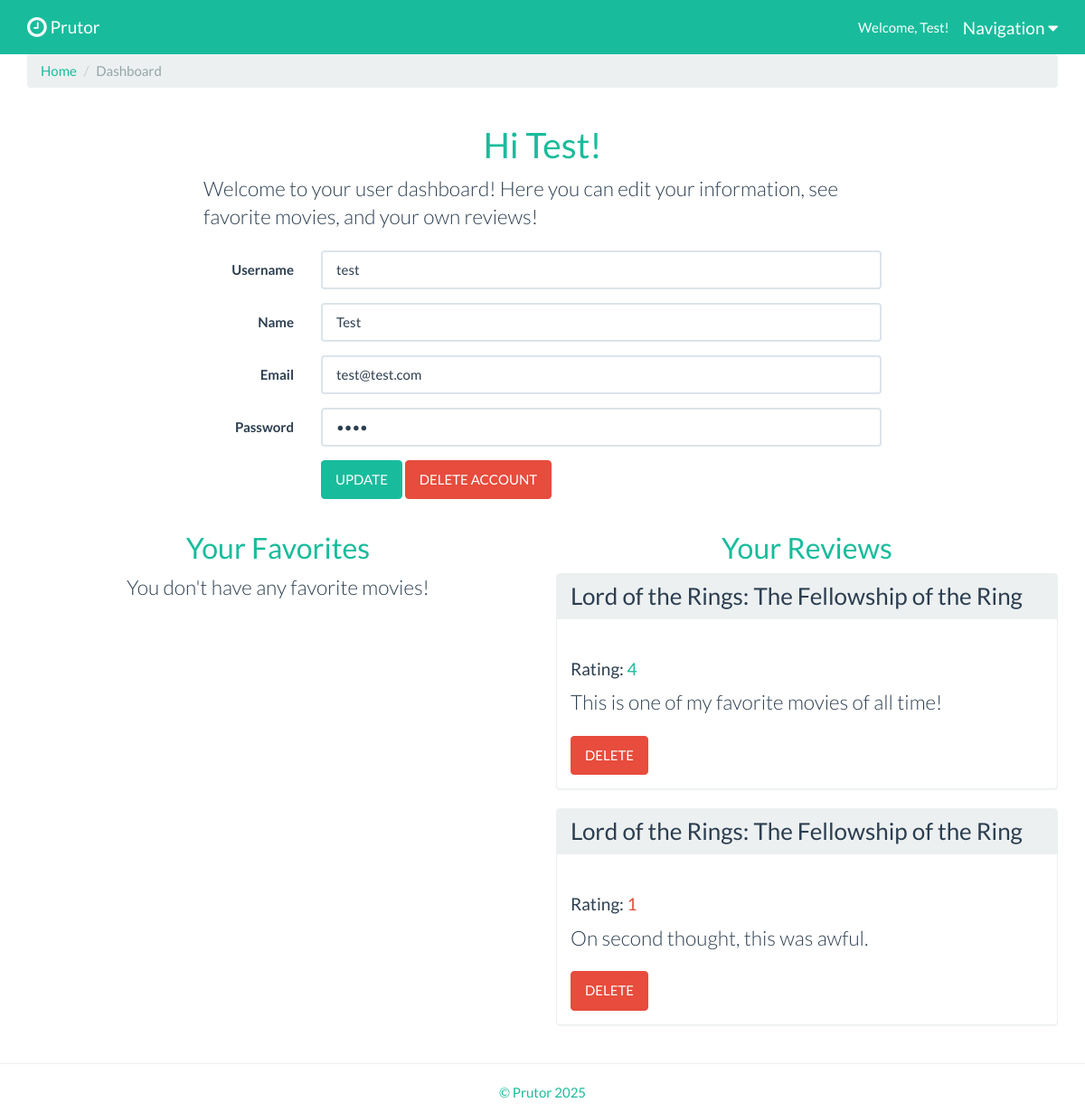
The page /useraccount.php (signed in) on the database its author committed.
### tables this page shows
CREATE TABLE `users` (
  `user_id` int(11) unsigned NOT NULL AUTO_INCREMENT,
  `user_name` varchar(50) NOT NULL DEFAULT '',
  `user_full_name` varchar(150) NOT NULL DEFAULT '',
  `user_email` varchar(255) NOT NULL DEFAULT '',
  `user_password` varchar(255) NOT NULL DEFAULT '',
  `user_role` int(11) NOT NULL,
  PRIMARY KEY (`user_id`)
);

CREATE TABLE `reviews` (
  `review_id` int(11) unsigned NOT NULL AUTO_INCREMENT,
  `review_movie_id` int(11) unsigned NOT NULL,
  `review_user_id` int(11) unsigned NOT NULL,
  `review_rating` int(11) NOT NULL,
  `review_content` varchar(255) NOT NULL DEFAULT '',
  PRIMARY KEY (`review_id`),
  KEY `users_foreign_key` (`review_user_id`),
  KEY `movies_foreign_key` (`review_movie_id`),
  CONSTRAINT `movies_foreign_key` FOREIGN KEY (`review_movie_id`) REFERENCES `movies` (`movie_id`) ON DELETE CASCADE ON UPDATE CASCADE,
  CONSTRAINT `users_foreign_key` FOREIGN KEY (`review_user_id`) REFERENCES `users` (`user_id`) ON DELETE CASCADE ON UPDATE CASCADE
);

CREATE TABLE `movies` (
  `movie_id` int(11) unsigned NOT NULL AUTO_INCREMENT,
  `movie_name` varchar(255) NOT NULL DEFAULT '',
  `movie_year` int(4) NOT NULL,
  `movie_rating` varchar(10) NOT NULL DEFAULT '',
  `movie_bio` varchar(255) DEFAULT NULL,
  `movie_img` varchar(200) NOT NULL,
  PRIMARY KEY (`movie_id`)
);

### useraccount.php (the view, shortened to what this page needs)
<?php
require_once ('includes/header.php');
require_once ('includes/database.php');
$user_id = $session_id;
$query_str = "SELECT * FROM users WHERE user_id=" . $user_id;
$review_str = "select review_content, review_id, review_rating, movie_name, movie_id from reviews join movies on reviews.review_movie_id=movies.movie_id where reviews.review_user_id=" . $user_id;
$result = $conn->query($query_str);
$review_result = $conn->query($review_str);
$result_row = $result->fetch_assoc();
if (!$result) {
	$errno = $conn->errno;
	$errmsg = $conn->error;
	echo "Selection failed with: ($errno) $errmsg<br/>\n";
	$conn->close();
	exit;
} else {
	?>
	<div class="container wrapper">
		<ul class="breadcrumb">
			<li><a href="index.php">Home</a></li>
			<li class="active">Dashboard</li>
		</ul>
		<div class="row">
			<div class="col-xs-8 col-xs-offset-2">
				<h1 class="text-center text-success">Hi <?php echo $name; ?>!</h1>
				<p class="lead">Welcome to your user dashboard! Here you can edit your information, see favorite movies, and your own reviews!</p>
			</div>
		</div>
		<div class="row">
			<div class="col-xs-8 col-xs-offset-2">
				<form name="edituser" class="form-horizontal" role="form" action="updateaccount.php" method="get" enctype="text/plain">
					<div class="form-group">
						<label for="newUserName" class="col-sm-2 control-label">Username</label>
						<div class="col-sm-10">
							<input type="text" class="form-control" id="newUserName" name="username" value="<?php echo $result_row['user_name']; ?>" required>
						</div>
					</div>
					<div class="form-group">
						<label for="newName" class="col-sm-2 control-label">Name</label>
						<div class="col-sm-10">
							<input type="text" class="form-control" id="newName" name="name" value="<?php echo $result_row['user_full_name']; ?>" required>
						</div>
					</div>
					<div class="form-group">
						<label for="newEmail" class="col-sm-2 control-label">Email</label>
						<div class="col-sm-10">
							<input type="email" class="form-control" id="newEmail" name="email" value="<?php echo $result_row['user_email']; ?>" required>
						</div>
					</div>
					<div class="form-group">
						<label for="newPassword" class="col-sm-2 control-label">Password</label>
						<div class="col-sm-10">
							<input type="password" class="form-control" id="newPassword" name="password" value="<?php echo $result_row['user_password']; ?>" required>
						</div>
					</div>
					<div class="form-group">
						<div class="col-sm-offset-2 col-sm-10">
							<a href="javascript:document.edituser.submit()" class="btn btn-success">UPDATE</a>
							<a class="btn btn-danger" href="deleteuser.php?id=<?php echo $result_row['user_id'] ?>">DELETE ACCOUNT</a>
						</div>
					</div>
				</form>
			</div>
		</div>
		<div class="row">
			<div class="col-xs-6">
				<h2 class="text-center text-success">Your Favorites</h2>
				<?php
				if (isset($items)) {
					$items_count_value = array_count_values($items);
					foreach ($items_count_value as $id => $qty) {
						$query_str = "SELECT * FROM movies WHERE movie_id=" . $id;
						$result = $conn->query($query_str);
						$result_row = $result->fetch_assoc();
						$id = $result_row['movie_id'];
						$img = $result_row['movie_img'];
						$title = "<a href='moviedetails.php?id= " . $result_row['movie_id'] . "'>" . $result_row['movie_name'] . "</a>";
						?>
						<div class="row movie-list">
							<div class="col-xs-12">
								<div class="panel panel-default">
									<div class="panel-heading">
										<h3 class="panel-title">
											<?php echo "$title";?>
										</h3>
									</div>
								</div>
							</div>
						</div>
					<?php
					}
				}else {
					echo "<p class='lead text-center'>You don't have any favorite movies!</p>";
				}
				?>
			</div>
			<div class="col-xs-6">
				<h2 class="text-center text-success">Your Reviews</h2>
				<?php
					while ($review_row = $review_result->fetch_assoc()) { ?>
						<div class="panel panel-default">
							<div class="panel-heading movie-list">
								<h3 class="panel-title">
									<a href="moviedetails.php?id=<?= $review_row['movie_id'] ?>"><?= $review_row['movie_name'] ?></a>
								</h3>
							</div>
							<div class="panel-body">
								<h4>Rating: <span class="<?php
									if ($review_row['review_rating'] >= 4) {
										echo 'text-success';
									} elseif ($review_row['review_rating'] < 2) {
										echo 'text-danger';
									}
									?>"> <?= $review_row['review_rating'] ?></span></h4>
								<p class="lead"><?= $review_row['review_content'] ?></p>
								<a class="btn btn-danger" href="deletereview.php?id=<?= $review_row['review_id'] ?>">DELETE</a>
							</div>
						</div>
					<?php
					} ?>
			</div>
		</div>
	</div>
<?php
}
include ('includes/footer.php');
?>

### rows shown on the page
users: username "test", name "Test", email "test@test.com"
reviews: review_movie.movie_name "Lord of the Rings: The Fellowship of the Ring", review_rating "4", review_content "This is one of my favorite movies of all time!"
reviews: review_movie.movie_name "Lord of the Rings: The Fellowship of the Ring", review_rating "1", review_content "On second thought, this was awful."

### other values the page prints
$name "Test"
